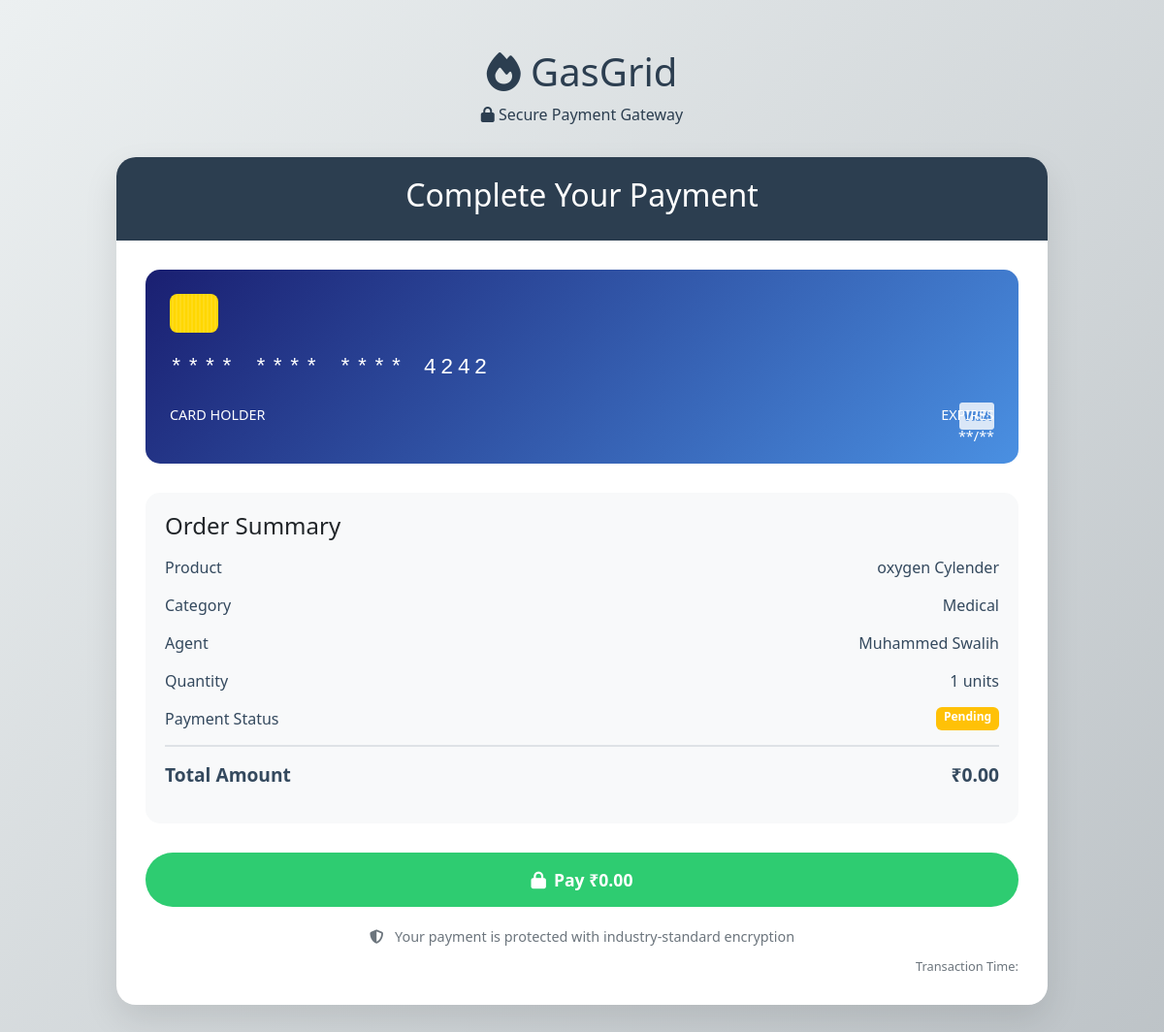
Screenshot of /Agent/payment/1/ with the database file from the repository.
### Agent/models.py (models this page shows)
class GasBookAgent(models.Model):
    STATUS_CHOICES = [
        ("Pending", "Pending"),
        ("Confirmed", "Confirmed"),
        ("Delivered", "Delivered"),
        ("Canceled", "Canceled"),
    ]
    PAYMENT_CHOICES = [
        ("Pending", "Pending"),
        ("Paid", "Paid"),
    ]
    agent = models.ForeignKey(Agent, on_delete=models.CASCADE)  # Agent who booked
    gas_product = models.ForeignKey(Gas, on_delete=models.CASCADE)  # Gas product booked
    quantity = models.PositiveIntegerField()  # Quantity booked
    booking_date = models.DateTimeField(auto_now_add=True)  # Booking date
    total_price = models.DecimalField(max_digits=10, decimal_places=2, default=0.00)  # Total cost
    payment_status = models.CharField(max_length=20, choices=PAYMENT_CHOICES, default="Pending")  # Payment status
    booking_status = models.CharField(max_length=20, choices=STATUS_CHOICES, default="Pending")  # Booking status

class Agent(models.Model):
    name = models.CharField(max_length=150)
    email = models.EmailField(unique=True)
    phone_number = models.CharField(max_length=15)
    license_number = models.CharField(max_length=100, unique=True)
    agency_name = models.TextField()
    agency_start_year = models.IntegerField()
    agent_image = models.ImageField(upload_to='agent_images/', blank=True, null=True)
    agent_idproof = models.ImageField(upload_to='idproof_agent/', blank=True, null=True)
    address = models.TextField(blank=True, null=True)
    latitude = models.FloatField(blank=True, null=True)
    longitude = models.FloatField(blank=True, null=True)
    password = models.CharField(max_length=100)  # Storing in plain text (not secure)
    date_registered = models.DateTimeField(auto_now_add=True)
    agent_approved_status = models.IntegerField(default=0)

### Admin/models.py (models this page shows)
class Gas(models.Model):
    CATEGORY_CHOICES = [
        ('Industrial', 'Industrial'),
        ('Commercial', 'Commercial'),
        ('Medical', 'Medical'),
    ]
    name = models.CharField(max_length=200, unique=True)
    category = models.CharField(max_length=50, choices=CATEGORY_CHOICES)
    quantity = models.PositiveIntegerField(help_text="Quantity available in stock",null=True, blank=True)
    initial_quantity = models.PositiveIntegerField(help_text="Initial quantity added")
    weight= models.CharField(max_length=50)
    retailer_price = models.DecimalField(max_digits=10, decimal_places=2, help_text="Price per unit")
    added_on = models.DateTimeField(auto_now_add=True)

### Agent/views.py (the view)
# urls.py: path("payment/<int:booking_id>/", views.agent_payment_page, name="payment_page"),
def agent_payment_page(request, booking_id):
    booking = GasBookAgent.objects.get(id=booking_id)
    if request.method == "POST":
        booking.payment_status = "Paid"
        booking.booking_status = "Confirmed"
        booking.save()
        messages.success(request, "Payment successful! Your booking is now confirmed.")
        return redirect("Agent:agent_bookings")
    return render(request, "Agent/agent_payment_page.html", {"booking": booking})

### Agent/templates/Agent/agent_payment_page.html (shortened to what this page needs)
<!DOCTYPE html>
<html lang="en">
<head>
    <link href="https://cdn.jsdelivr.net/npm/bootstrap@5.3.0/dist/css/bootstrap.min.css" rel="stylesheet">
    <link href="https://cdnjs.cloudflare.com/ajax/libs/font-awesome/6.4.0/css/all.min.css" rel="stylesheet">
</head>
<body>
    <div class="payment-container">
        <div class="secure-header">
            <h1><i class="fas fa-fire"></i> GasGrid</h1>
            <p><i class="fas fa-lock"></i> Secure Payment Gateway</p>
        </div>
        <div class="payment-card">
            <div class="payment-header">
                <h2>Complete Your Payment</h2>
            </div>
            <div class="payment-body">
                <div class="credit-card">
                    <div class="card-chip"></div>
                    <div class="card-number">**** **** **** ****</div>
                    <div class="card-details">
                        <span>CARD HOLDER</span>
                        <span>EXPIRES</span>
                    </div>
                    <div class="card-details">
                        <span>**/**</span>
                    </div>
                    <div class="card-logo">
                        <i class="fab fa-cc-visa"></i>
                    </div>
                </div>
                <div class="order-summary">
                    <h4 class="mb-3">Order Summary</h4>
                    <div class="summary-item">
                        <span>Product</span>
                        <span>{{ booking.gas_product.name }}</span>
                    </div>
                    <div class="summary-item">
                        <span>Category</span>
                        <span>{{ booking.gas_product.category }}</span>
                    </div>
                    <div class="summary-item">
                        <span>Agent</span>
                        <span>{{ booking.agent.name }}</span>
                    </div>
                    <div class="summary-item">
                        <span>Quantity</span>
                        <span>{{ booking.quantity }} units</span>
                    </div>
                    <div class="summary-item">
                        <span>Payment Status</span>
                        <span class="badge {% if booking.payment_status == 'Pending' %}bg-warning{% else %}bg-success{% endif %}">
                            {{ booking.payment_status }}
                        </span>
                    </div>
                    <div class="summary-item total">
                        <span>Total Amount</span>
                        <span>₹{{ booking.total_price }}</span>
                    </div>
                </div>
                {% if booking.payment_status == "Pending" %}
                <form method="post">
                    <button type="submit" class="btn-confirm-payment">
                        <i class="fas fa-lock me-2"></i>Pay ₹{{ booking.total_price }}
                    </button>
                </form>
                {% else %}
                <div class="payment-status success">
                    <i class="fas fa-check-circle fa-2x mb-2"></i>
                    <h4>Payment Successfully Completed</h4>
                </div>
                {% endif %}
                <div class="security-badge">
                    <i class="fas fa-shield-alt me-2"></i>
                    Your payment is protected with industry-standard encryption
                </div>
                <div class="timestamp">
                    Transaction Time: {{ current_date }}
                </div>
            </div>
        </div>
    </div>
</body>
</html>

### Agent/templates/Agent/agent_payment_page.html (style rules this page uses)
:root { --primary-color: #2C3E50; --secondary-color: #34495E; --accent-color: #3498DB; --success-color: #2ECC71; --background-color: #ECF0F1; }
body { background: linear-gradient(135deg, #ECF0F1 0%, #BDC3C7 100%); font-family: 'Segoe UI', Tahoma, Geneva, Verdana, sans-serif; min-height: 100vh; }
.payment-container { max-width: 1000px; margin: 50px auto; padding: 0 20px; }
.secure-header { text-align: center; margin-bottom: 2rem; color: var(--primary-color); }
.payment-card { background: white; border-radius: 20px; box-shadow: 0 15px 35px rgba(0,0,0,0.1); overflow: hidden; }
.payment-header { background: var(--primary-color); color: white; padding: 20px; text-align: center; }
.payment-body { padding: 30px; }
.credit-card { background: linear-gradient(135deg, #1a1f71 0%, #4a90e2 100%); border-radius: 15px; padding: 25px; color: white; margin-bottom: 30px; position: relative; height: 200px; transition: transform 0.3s ease; }
.card-chip { width: 50px; height: 40px; background: #ffd700; border-radius: 8px; margin-bottom: 20px; position: relative; overflow: hidden; }
.card-chip::before { content: ''; position: absolute; width: 100%; height: 100%; background: linear-gradient(90deg, transparent 50%, rgba(255,255,255,0.1) 51%); background-size: 4px 100%; }
.card-number { font-size: 1.4rem; letter-spacing: 4px; margin-bottom: 20px; font-family: 'Courier New', monospace; }
.card-details { display: flex; justify-content: space-between; font-size: 0.9rem; }
.card-logo { position: absolute; right: 25px; bottom: 25px; font-size: 2rem; opacity: 0.8; }
.order-summary { background: #f8f9fa; border-radius: 15px; padding: 20px; margin-bottom: 30px; }
.summary-item { display: flex; justify-content: space-between; margin-bottom: 15px; color: var(--secondary-color); }
.summary-item.total { border-top: 2px solid #dee2e6; margin-top: 15px; padding-top: 15px; font-weight: 600; font-size: 1.2rem; }
.btn-confirm-payment { background: var(--success-color); color: white; border: none; padding: 15px 30px; border-radius: 30px; font-size: 1.1rem; font-weight: 600; width: 100%; transition: all 0.3s ease; }
.security-badge { text-align: center; color: #6c757d; margin-top: 20px; font-size: 0.9rem; }
.timestamp { text-align: right; color: #6c757d; font-size: 0.8rem; margin-top: 10px; }

### rows the page displays
GasBookAgent: gas_product.name "oxygen Cylender", gas_product.category "Medical", agent.name "Muhammed Swalih", quantity "1", payment_status "Pending", total_price "0.00"
